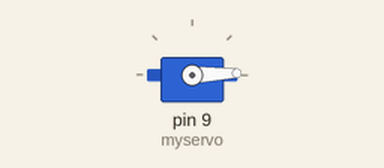
This sketch was run on a simulated Arduino Uno, built with avr-gcc and run on an emulated ATmega328P. Parts: servo.

Above: at 0.05 s.
At 0.65 s:
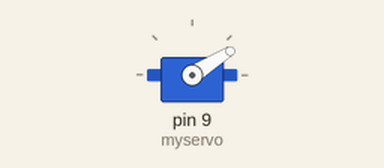
At 1.2 s:
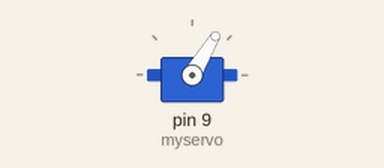
At 2.4 s:
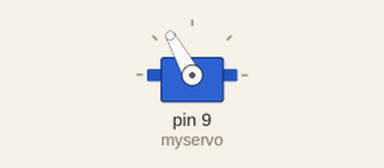
Timing chart, 0 to 7.8 s (numbered marks = the images above):
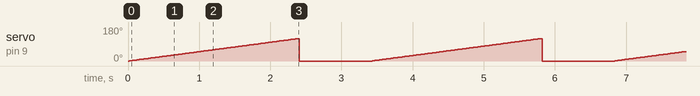

The sketch:

210602.ino
```cpp
#include<Servo.h>

Servo myservo;

void setup()
{
  myservo.attach(9); //핀 연결
  //0016 버전에서는 9, 10번 핀만 지원한다(이거는 아니야)
}

void loop()
{
  for(int i = 0; i < 120; i++){ //회전
    myservo.write(i); //회전각도
    delay(20); //서보모터가 회전하는 시간을 기다려야 하기 때문
  }
  myservo.write(0); //초기
  delay(1000);
}
```

Measured:
- by itself, servo on pin 9 (myservo): ramps from 0° to 119° and jumps back, once every 3.4 s
